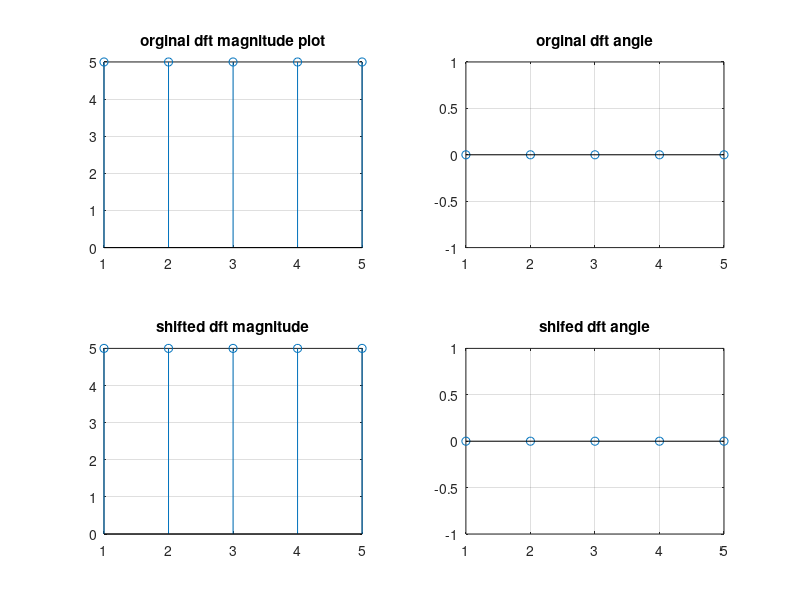

Reproduce this figure in MATLAB.
N=input('how many point dft do you want?'); x1=input('enter the seq');
n2=length(x1); c=zeros(N); x1=[x1 zeros(1,N-n2)];
for k=1:N
for n=1:N
w=exp((-2*pi*i*(k-1)*(n-1))/N);
x(n)=w;
end
c(k,:)=x;
end
disp('dft is ');
r=c*x1';
a1=input('enter the amount of shift in frequency domain');
for n=1:N
w=exp((2*pi*i*(n-1)*(a1))/N);
x2(n)=w;
end
r1=x2.*x1;

subplot(221); stem(abs(r)); grid on; title('orginal dft magnitude plot');

subplot(222); stem(angle(r)); grid on; title('orginal dft angle');

for k=1:N
for n=1:N
w=exp((-2*pi*i*(k-1)*(n-1))/N);
x(n)=w;
end
c(k,:)=x;
end
disp('dft is');
r2=c*r1';

subplot(223); stem(abs(r2)); grid on; title('shifted dft magnitude');

subplot(224); stem(angle(r2)); grid on; title('shifed dft angle');




